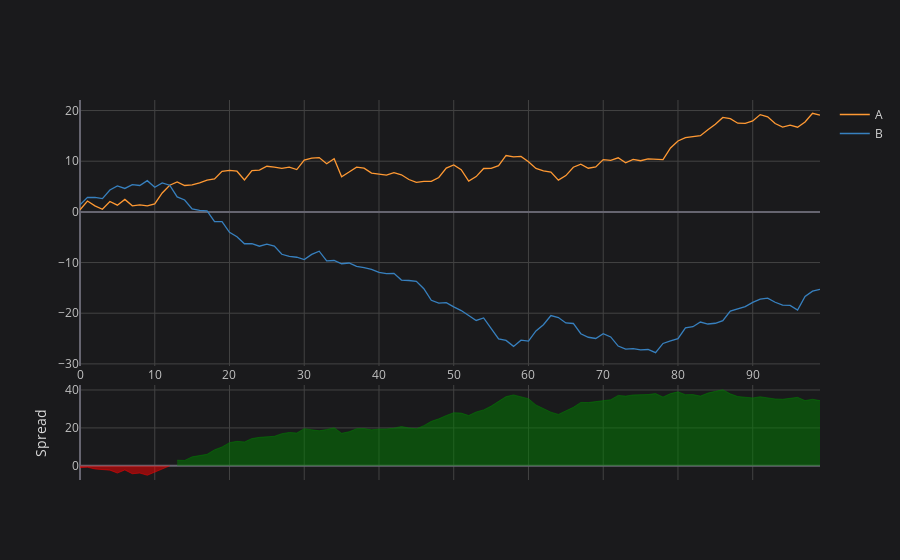

Notebook code for this chart:
### Code cell
data[['A','B']].iplot(kind='spread')

### Figure 1 — Plotly figure (JSON) as saved in the notebook; plotly's stock layout.template omitted (floating-point values rounded to 4 significant figures)
{"data": [{"line": {"color": "rgba(255, 153, 51, 1.0)", "dash": "solid", "shape": "linear", "width": 1.3}, "mode": "lines", "name": "A", "text": "", "type": "scatter", "x": [0, 1, 2, 3, 4, 5, 6, 7, 8, 9, 10, 11, 12, 13, 14, 15, 16, 17, 18, 19, 20, 21, 22, 23, 24, 25, 26, 27, 28, 29, 30, 31, 32, 33, 34, 35, 36, 37, 38, 39, 40, 41, 42, 43, 44, 45, 46, 47, 48, 49, 50, 51, 52, 53, 54, 55, 56, 57, 58, 59, 60, 61, 62, 63, 64, 65, 66, 67, 68, 69, 70, 71, 72, 73, 74, 75, 76, 77, 78, 79, 80, 81, 82, 83, 84, 85, 86, 87, 88, 89, 90, 91, 92, 93, 94, 95, 96, 97, 98, 99], "y": [0.4248, 2.138, 1.195, 0.5172, 2.059, 1.319, 2.464, 1.199, 1.386, 1.198, 1.582, 3.736, 5.254, 5.906, 5.202, 5.33, 5.737, 6.274, 6.516, 8.009, 8.193, 8.026, 6.308, 8.126, 8.248, 9.0, 8.833, 8.587, 8.811, 8.351, 10.21, 10.63, 10.72, 9.501, 10.49, 6.941, 7.859, 8.829, 8.617, 7.65, 7.468, 7.254, 7.729, 7.315, 6.394, 5.81, 6.035, 6.009, 6.791, 8.641, 9.248, 8.319, 6.083, 6.963, 8.565, 8.586, 9.108, 11.13, 10.85, 10.95, 9.895, 8.579, 8.102, 7.851, 6.272, 7.166, 8.818, 9.4, 8.614, 8.877, 10.31, 10.16, 10.67, 9.679, 10.38, 10.09, 10.45, 10.31, 10.31, 12.61, 13.99, 14.64, 14.89, 15.04, 16.23, 17.28, 18.65, 18.38, 17.5, 17.46, 17.94, 19.2, 18.76, 17.43, 16.72, 17.11, 16.71, 17.74, 19.46, 19.1]}, {"line": {"color": "rgba(55, 128, 191, 1.0)", "dash": "solid", "shape": "linear", "width": 1.3}, "mode": "lines", "name": "B", "text": "", "type": "scatter", "x": [0, 1, 2, 3, 4, 5, 6, 7, 8, 9, 10, 11, 12, 13, 14, 15, 16, 17, 18, 19, 20, 21, 22, 23, 24, 25, 26, 27, 28, 29, 30, 31, 32, 33, 34, 35, 36, 37, 38, 39, 40, 41, 42, 43, 44, 45, 46, 47, 48, 49, 50, 51, 52, 53, 54, 55, 56, 57, 58, 59, 60, 61, 62, 63, 64, 65, 66, 67, 68, 69, 70, 71, 72, 73, 74, 75, 76, 77, 78, 79, 80, 81, 82, 83, 84, 85, 86, 87, 88, 89, 90, 91, 92, 93, 94, 95, 96, 97, 98, 99], "y": [1.389, 2.878, 2.841, 2.615, 4.323, 5.121, 4.629, 5.365, 5.21, 6.159, 4.869, 5.725, 5.269, 2.955, 2.349, 0.5851, 0.2977, 0.1979, -1.938, -1.942, -4.035, -4.896, -6.295, -6.26, -6.777, -6.356, -6.745, -8.363, -8.801, -8.955, -9.405, -8.388, -7.763, -9.66, -9.592, -10.24, -10.09, -10.76, -11.01, -11.35, -11.95, -12.17, -12.13, -13.45, -13.54, -13.71, -15.16, -17.45, -17.99, -17.9, -18.76, -19.48, -20.46, -21.44, -20.94, -22.9, -25.09, -25.38, -26.55, -25.32, -25.51, -23.5, -22.28, -20.46, -20.86, -21.92, -22.03, -24.05, -24.75, -24.98, -24.05, -24.68, -26.48, -27.09, -27.0, -27.25, -27.16, -27.79, -25.97, -25.47, -25.03, -22.89, -22.67, -21.75, -22.13, -21.98, -21.47, -19.57, -19.05, -18.69, -17.87, -17.22, -17.04, -17.83, -18.39, -18.46, -19.39, -16.68, -15.64, -15.29]}, {"connectgaps": false, "fill": "tozeroy", "line": {"color": "green", "dash": "solid", "shape": "linear", "width": 0.5}, "mode": "lines", "name": "Spread", "showlegend": false, "type": "scatter", "x": [0, 1, 2, 3, 4, 5, 6, 7, 8, 9, 10, 11, 12, 13, 14, 15, 16, 17, 18, 19, 20, 21, 22, 23, 24, 25, 26, 27, 28, 29, 30, 31, 32, 33, 34, 35, 36, 37, 38, 39, 40, 41, 42, 43, 44, 45, 46, 47, 48, 49, 50, 51, 52, 53, 54, 55, 56, 57, 58, 59, 60, 61, 62, 63, 64, 65, 66, 67, 68, 69, 70, 71, 72, 73, 74, 75, 76, 77, 78, 79, 80, 81, 82, 83, 84, 85, 86, 87, 88, 89, 90, 91, 92, 93, 94, 95, 96, 97, 98, 99], "xaxis": "x2", "y": ["", "", "", "", "", "", "", "", "", "", "", "", "", 2.951, 2.854, 4.745, 5.439, 6.076, 8.454, 9.952, 12.23, 12.92, 12.6, 14.39, 15.03, 15.36, 15.58, 16.95, 17.61, 17.31, 19.61, 19.02, 18.48, 19.16, 20.09, 17.18, 17.95, 19.59, 19.62, 19.0, 19.41, 19.43, 19.86, 20.77, 19.94, 19.52, 21.2, 23.46, 24.79, 26.54, 28.01, 27.8, 26.54, 28.4, 29.5, 31.49, 34.19, 36.51, 37.4, 36.28, 35.4, 32.08, 30.38, 28.31, 27.13, 29.09, 30.85, 33.45, 33.36, 33.86, 34.37, 34.85, 37.15, 36.77, 37.38, 37.34, 37.61, 38.11, 36.28, 38.08, 39.02, 37.52, 37.56, 36.79, 38.36, 39.27, 40.12, 37.95, 36.55, 36.15, 35.82, 36.41, 35.8, 35.26, 35.11, 35.58, 36.1, 34.42, 35.1, 34.39], "yaxis": "y2"}, {"connectgaps": false, "fill": "tozeroy", "line": {"color": "red", "dash": "solid", "shape": "linear", "width": 0.5}, "mode": "lines", "name": "Spread", "showlegend": false, "type": "scatter", "x": [0, 1, 2, 3, 4, 5, 6, 7, 8, 9, 10, 11, 12, 13, 14, 15, 16, 17, 18, 19, 20, 21, 22, 23, 24, 25, 26, 27, 28, 29, 30, 31, 32, 33, 34, 35, 36, 37, 38, 39, 40, 41, 42, 43, 44, 45, 46, 47, 48, 49, 50, 51, 52, 53, 54, 55, 56, 57, 58, 59, 60, 61, 62, 63, 64, 65, 66, 67, 68, 69, 70, 71, 72, 73, 74, 75, 76, 77, 78, 79, 80, 81, 82, 83, 84, 85, 86, 87, 88, 89, 90, 91, 92, 93, 94, 95, 96, 97, 98, 99], "xaxis": "x2", "y": [-0.9641, -0.7393, -1.646, -2.098, -2.265, -3.802, -2.165, -4.167, -3.824, -4.96, -3.287, -1.989, -0.01459, "", "", "", "", "", "", "", "", "", "", "", "", "", "", "", "", "", "", "", "", "", "", "", "", "", "", "", "", "", "", "", "", "", "", "", "", "", "", "", "", "", "", "", "", "", "", "", "", "", "", "", "", "", "", "", "", "", "", "", "", "", "", "", "", "", "", "", "", "", "", "", "", "", "", "", "", "", "", "", "", "", "", "", "", "", "", ""], "yaxis": "y2"}], "layout": {"hovermode": "x", "legend": {"bgcolor": "#1A1A1C", "font": {"color": "#D9D9D9"}}, "paper_bgcolor": "#1A1A1C", "plot_bgcolor": "#1A1A1C", "title": {"font": {"color": "#D9D9D9"}}, "xaxis": {"gridcolor": "#434343", "showgrid": true, "tickfont": {"color": "#C2C2C2"}, "title": {"font": {"color": "#D9D9D9"}, "text": ""}, "zerolinecolor": "#666570"}, "xaxis2": {"anchor": "y2", "gridcolor": "#434343", "showgrid": true, "showticklabels": false, "tickfont": {"color": "#C2C2C2"}, "title": {"font": {"color": "#D9D9D9"}, "text": ""}, "zerolinecolor": "#666570"}, "yaxis": {"domain": [0.3, 1], "gridcolor": "#434343", "showgrid": true, "tickfont": {"color": "#C2C2C2"}, "title": {"font": {"color": "#D9D9D9"}, "text": ""}, "zerolinecolor": "#666570"}, "yaxis2": {"domain": [0, 0.25], "gridcolor": "#434343", "showgrid": true, "tickfont": {"color": "#C2C2C2"}, "title": {"font": {"color": "#D9D9D9"}, "text": "Spread"}, "zerolinecolor": "#666570"}}}
